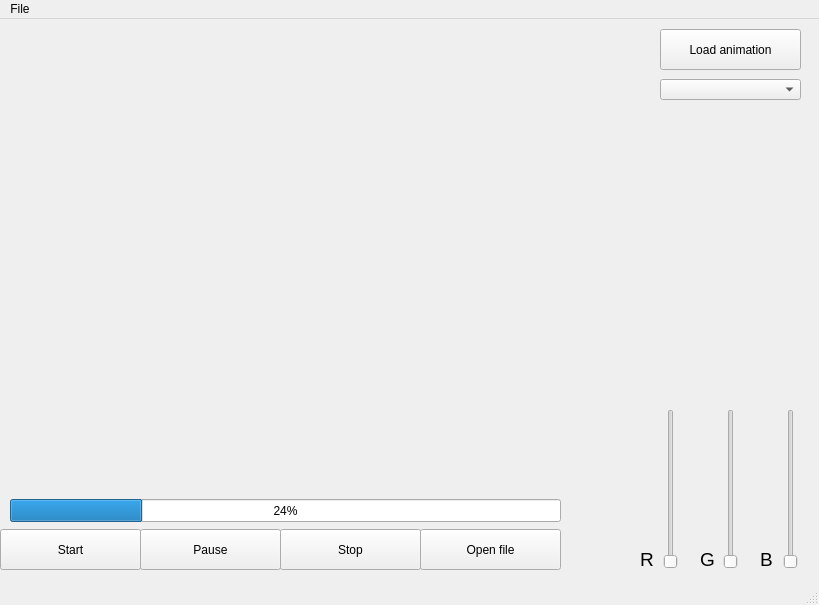
<?xml version="1.0" encoding="UTF-8"?>
<ui version="4.0">
 <class>MainWindow</class>
 <widget class="QMainWindow" name="MainWindow">
  <property name="geometry">
   <rect>
    <x>0</x>
    <y>0</y>
    <width>819</width>
    <height>605</height>
   </rect>
  </property>
  <property name="windowTitle">
   <string>MainWindow</string>
  </property>
  <widget class="QWidget" name="centralwidget">
   <widget class="QPushButton" name="startButton">
    <property name="geometry">
     <rect>
      <x>0</x>
      <y>510</y>
      <width>141</width>
      <height>41</height>
     </rect>
    </property>
    <property name="sizePolicy">
     <sizepolicy hsizetype="Minimum" vsizetype="Fixed">
      <horstretch>0</horstretch>
      <verstretch>0</verstretch>
     </sizepolicy>
    </property>
    <property name="text">
     <string>Start</string>
    </property>
   </widget>
   <widget class="QPushButton" name="pauseButton">
    <property name="geometry">
     <rect>
      <x>140</x>
      <y>510</y>
      <width>141</width>
      <height>41</height>
     </rect>
    </property>
    <property name="text">
     <string>Pause</string>
    </property>
   </widget>
   <widget class="QPushButton" name="stopButton">
    <property name="geometry">
     <rect>
      <x>280</x>
      <y>510</y>
      <width>141</width>
      <height>41</height>
     </rect>
    </property>
    <property name="text">
     <string>Stop</string>
    </property>
   </widget>
   <widget class="QPushButton" name="openButton">
    <property name="geometry">
     <rect>
      <x>420</x>
      <y>510</y>
      <width>141</width>
      <height>41</height>
     </rect>
    </property>
    <property name="text">
     <string>Open file</string>
    </property>
   </widget>
   <widget class="QProgressBar" name="progressBar">
    <property name="geometry">
     <rect>
      <x>10</x>
      <y>480</y>
      <width>551</width>
      <height>23</height>
     </rect>
    </property>
    <property name="value">
     <number>24</number>
    </property>
   </widget>
   <widget class="QSlider" name="blueVerticalSlider">
    <property name="geometry">
     <rect>
      <x>780</x>
      <y>390</y>
      <width>22</width>
      <height>160</height>
     </rect>
    </property>
    <property name="orientation">
     <enum>Qt::Vertical</enum>
    </property>
   </widget>
   <widget class="QSlider" name="greenVerticalSlider">
    <property name="geometry">
     <rect>
      <x>720</x>
      <y>390</y>
      <width>22</width>
      <height>160</height>
     </rect>
    </property>
    <property name="orientation">
     <enum>Qt::Vertical</enum>
    </property>
   </widget>
   <widget class="QSlider" name="redVerticalSlider">
    <property name="geometry">
     <rect>
      <x>660</x>
      <y>390</y>
      <width>22</width>
      <height>160</height>
     </rect>
    </property>
    <property name="orientation">
     <enum>Qt::Vertical</enum>
    </property>
   </widget>
   <widget class="QPushButton" name="loadButton">
    <property name="geometry">
     <rect>
      <x>660</x>
      <y>10</y>
      <width>141</width>
      <height>41</height>
     </rect>
    </property>
    <property name="text">
     <string>Load animation</string>
    </property>
   </widget>
   <widget class="QComboBox" name="readyAnimationBox">
    <property name="geometry">
     <rect>
      <x>660</x>
      <y>60</y>
      <width>141</width>
      <height>21</height>
     </rect>
    </property>
   </widget>
   <widget class="QLabel" name="redLabel">
    <property name="geometry">
     <rect>
      <x>640</x>
      <y>530</y>
      <width>21</width>
      <height>21</height>
     </rect>
    </property>
    <property name="font">
     <font>
      <pointsize>14</pointsize>
     </font>
    </property>
    <property name="text">
     <string>R</string>
    </property>
   </widget>
   <widget class="QLabel" name="greenLabel">
    <property name="geometry">
     <rect>
      <x>700</x>
      <y>530</y>
      <width>21</width>
      <height>21</height>
     </rect>
    </property>
    <property name="font">
     <font>
      <pointsize>14</pointsize>
     </font>
    </property>
    <property name="text">
     <string>G</string>
    </property>
   </widget>
   <widget class="QLabel" name="blueLabel">
    <property name="geometry">
     <rect>
      <x>760</x>
      <y>530</y>
      <width>21</width>
      <height>21</height>
     </rect>
    </property>
    <property name="font">
     <font>
      <pointsize>14</pointsize>
     </font>
    </property>
    <property name="text">
     <string>B</string>
    </property>
   </widget>
  </widget>
  <widget class="QMenuBar" name="menubar">
   <property name="geometry">
    <rect>
     <x>0</x>
     <y>0</y>
     <width>819</width>
     <height>21</height>
    </rect>
   </property>
   <widget class="QMenu" name="menuFile">
    <property name="title">
     <string>File</string>
    </property>
    <addaction name="actionNew"/>
    <addaction name="actionSave"/>
    <addaction name="actionSave_As"/>
    <addaction name="actionOpen"/>
    <addaction name="actionExit"/>
   </widget>
   <addaction name="menuFile"/>
  </widget>
  <widget class="QStatusBar" name="statusbar"/>
  <action name="actionNew">
   <property name="text">
    <string>New</string>
   </property>
  </action>
  <action name="actionSave">
   <property name="text">
    <string>Save</string>
   </property>
  </action>
  <action name="actionSave_As">
   <property name="text">
    <string>Save As</string>
   </property>
  </action>
  <action name="actionOpen">
   <property name="text">
    <string>Open</string>
   </property>
  </action>
  <action name="actionExit">
   <property name="text">
    <string>Exit</string>
   </property>
  </action>
 </widget>
 <resources/>
 <connections/>
</ui>
